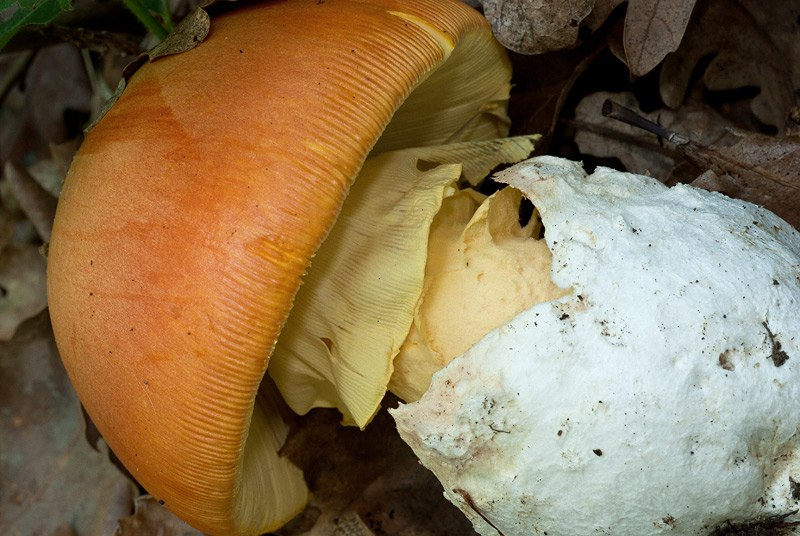
#> input picture src/ml/img_segmentation_TEST/img2.jpg, 800 x 536 px
$ python -i img_segmentation.py   (imports and definitions only)
#> lines starting #> are read from the running program, lines starting #| are printed output that depends on the picture; after the words box and inside, x2 and y2 are one past the last pixel; in counts of white or black regions, pixels touching at a corner belong together
import cv2
import matplotlib.pyplot as plt
import numpy as np

flags = [i for i in dir(cv2) if i.startswith('COLOR_')]

def mask_img(imgpath):
#> called with imgpath = 'img2.jpg'
    imgBGR = cv2.imread(imgpath)
#> imgBGR is the input picture: shape (536, 800, 3); mean B, G, R 81.2, 114.5, 136.9
    plt.imshow(imgBGR)
    plt.show()

    imgRGB = cv2.cvtColor(imgBGR, cv2.COLOR_BGR2RGB)
    plt.imshow(imgRGB)
    plt.show()

    imgHSV = cv2.cvtColor(imgRGB, cv2.COLOR_RGB2HSV)
#> imgHSV: shape (536, 800, 3); mean H, S, V 32.9, 129.5, 141

    imgHSV2 = cv2.cvtColor(imgBGR, cv2.COLOR_BGR2HSV)

    plt.imshow(imgHSV)
    plt.imshow(imgHSV2)

    light_brown = (202, 221, 234)
    dark_brown = (51, 64, 92)

    # light_white = (238, 246, 249)
    # dark_white = (210, 223, 226)

    light_white = (0, 0, 200)
    dark_white = (145, 60, 255)

    mask = cv2.inRange(imgHSV, light_white, dark_white)
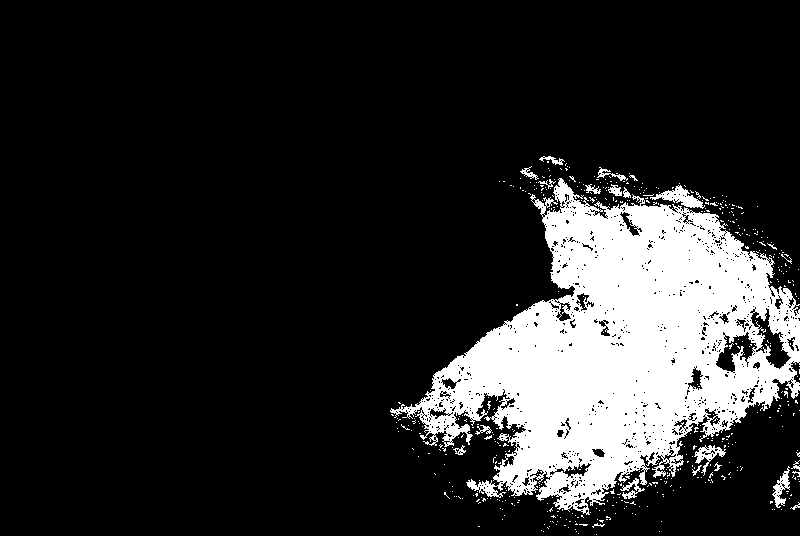
#> mask: shape (536, 800); 16% white; 497 white regions (475 under 20 px), largest, box (x1, y1, x2, y2) and area: (390, 178, 800, 515) 65343, (650, 185, 705, 209) 497, (694, 445, 726, 476) 311

    result = cv2.bitwise_and(imgRGB, imgRGB, mask = mask)
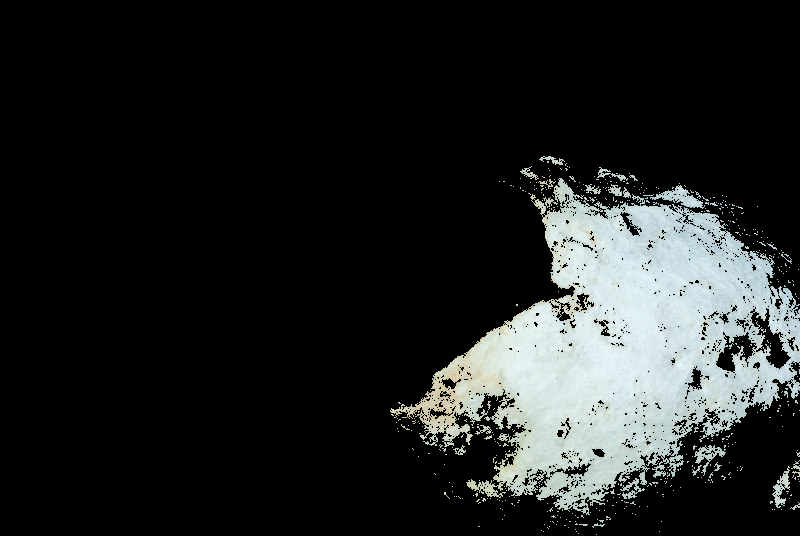
#> result: shape (536, 800, 3); mean R, G, B 33, 35.3, 34.9

    plt.subplot(1, 2, 1)
    plt.imshow(mask, cmap = 'gray')
    plt.subplot(1, 2, 2)
    plt.imshow(result)
    plt.show()
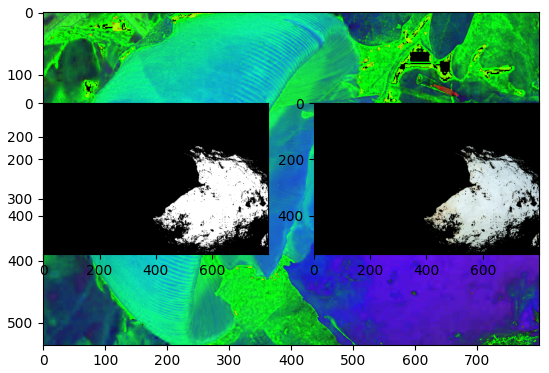
#> figure drawn by matplotlib, 3 panels


def main():
    imgpath = 'src\ml\img2.jpg'
    mask_img(imgpath)

>>> result = mask_img('img2.jpg')

$ run again, on src/ml/img_segmentation_TEST/img.jpg
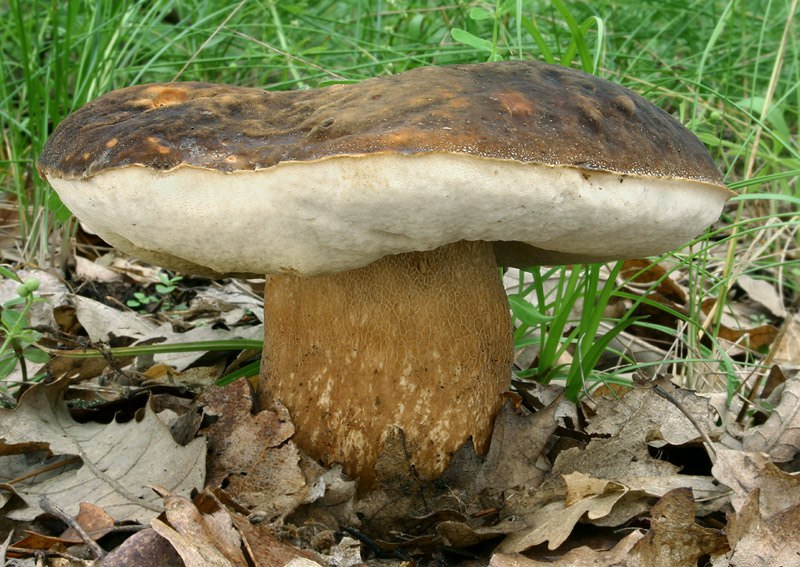
#> input picture src/ml/img_segmentation_TEST/img.jpg, 800 x 567 px
#> in mask_img, imgBGR is the input picture: shape (567, 800, 3); mean B, G, R 83.3, 121.7, 122.2
#> imgHSV: shape (567, 800, 3); mean H, S, V 28.1, 108.7, 132.8
#> in mask_img, `mask = cv2.inRange(imgHSV, light_white, dark_white)`:
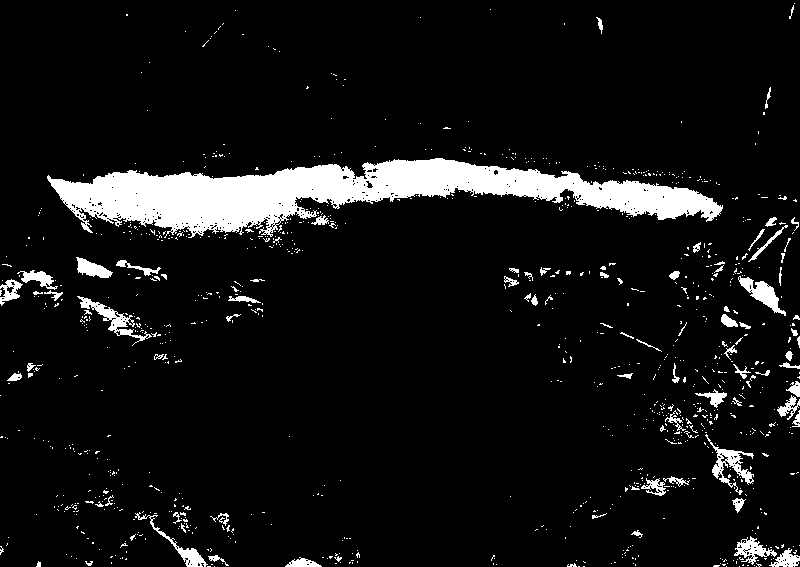
#> mask: shape (567, 800); 7.8% white; 982 white regions (897 under 20 px), largest, box (x1, y1, x2, y2) and area: (47, 158, 723, 238) 24025, (705, 434, 754, 495) 746, (77, 296, 152, 346) 734
#> in mask_img, `plt.show()`:
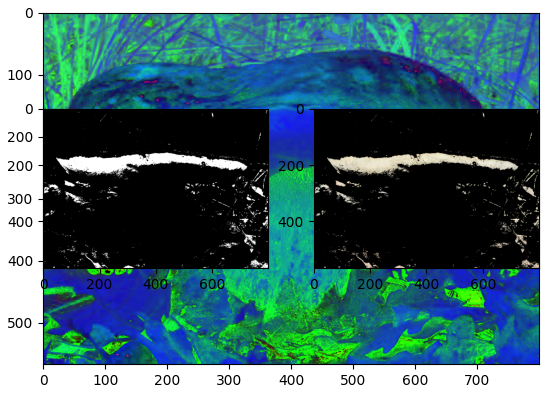
#> figure drawn by matplotlib, 3 panels
